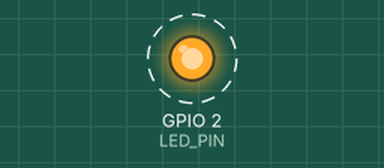
Recording of a sketch running on a simulated ESP32. On the bench: output pins drawn as LEDs (lit = HIGH). Dashed ring = blinking. What the sketch prints to the serial monitor is not drawn.

Above: at 0.5 s.
Timing chart, 0 to 4.6 s (numbered marks = the images above):
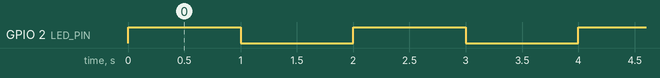

Measured:
- by itself, GPIO 2 (LED_PIN): alternates HIGH for 1.0 s and LOW for 1.0 s

The sketch:

01_blink.ino
```cpp
/*
 * ESP32 Arduino 入门例程 01: LED 闪烁
 *
 * 功能：板载 LED 闪烁（类似 Hello World）
 * 硬件：ESP32 开发板（板载 LED）
 */

// ESP32 板载 LED 通常是 GPIO 2
#define LED_PIN 2

void setup() {
  pinMode(LED_PIN, OUTPUT);
  Serial.begin(115200);
  Serial.println("LED Blink Starting...");
}

void loop() {
  digitalWrite(LED_PIN, HIGH);
  Serial.println("LED ON");
  delay(1000);

  digitalWrite(LED_PIN, LOW);
  Serial.println("LED OFF");
  delay(1000);
}
```
